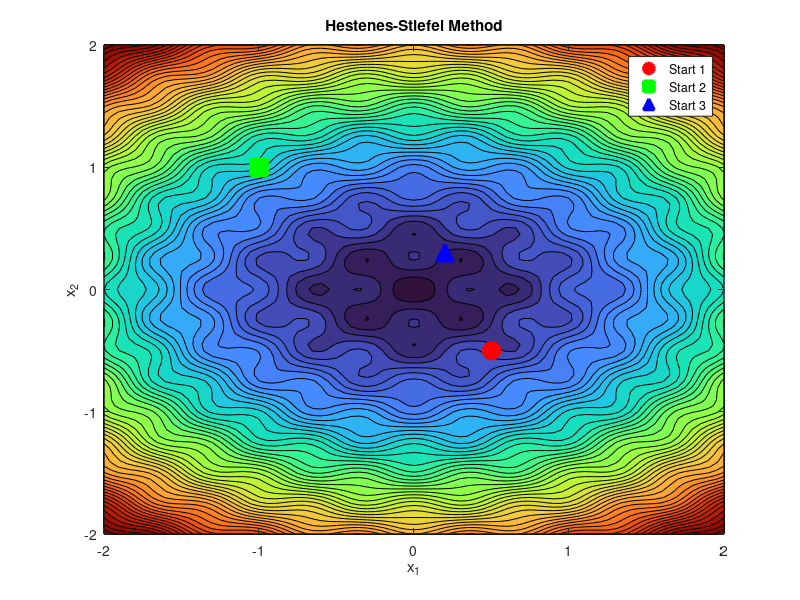

This chart was generated by the following MATLAB code: (Note: this script raises an error after producing the figure.)
% ================================
% HESTENES-STIEFEL FINAL VERSION
% ================================

figure('Position', [100, 100, 800, 600]); % Geniş ekran
set(gca, 'FontSize', 14)

% Grid ve kontur
X1 = -2:0.05:2;
X2 = -2:0.05:2;
[x1, x2] = meshgrid(X1, X2);
F = x1.^2 + 2*x2.^2 - 0.3*cos(3*pi*x1).*cos(4*pi*x2) + 0.3;

contourf(x1, x2, F, 50)
colormap turbo
hold on
title('Hestenes-Stiefel Method')
xlabel('x_1'); ylabel('x_2');
axis([-2 2 -2 2]) % Görselin net kalması için

% Başlangıç noktaları
x_init = [0.5 -0.5; -1 1; 0.2 0.3]';
colors = ['r', 'g', 'b'];
markers = ['o', 's', '^'];
epsilon = 1e-4;
max_iter = 100;

% Sadece legend için başlangıç objeleri
h1 = plot(x_init(1,1), x_init(2,1), 'ro', 'MarkerSize', 12, ...
    'LineWidth', 2, 'MarkerFaceColor', 'r');
h2 = plot(x_init(1,2), x_init(2,2), 'gs', 'MarkerSize', 12, ...
    'LineWidth', 2, 'MarkerFaceColor', 'g');
h3 = plot(x_init(1,3), x_init(2,3), 'b^', 'MarkerSize', 12, ...
    'LineWidth', 2, 'MarkerFaceColor', 'b');

legend([h1 h2 h3], {'Start 1', 'Start 2', 'Start 3'}, 'Location', 'best')

% Algoritma
for i = 1:3
    x = x_init(:, i);
    g = gradfunc_tgt(x);
    d = -g;
    k = 1;

    fprintf('\nHestenes-Stiefel, Başlangıç Noktası %d:\n', i)
    fprintf('k=%d, x=[%.4f %.4f], f=%.4f\n', k, x(1), x(2), func_tgt(x));

    while norm(g) > epsilon && k < max_iter
        alpha = 0.03;
        x_new = x + alpha * d;
        g_new = gradfunc_tgt(x_new);
        y = g_new - g;
        beta_HS = (g_new' * y) / (d' * y);
        d = -g_new + beta_HS * d;

        % Sadece yıldız çiz, legend'a girmez
        plot(x_new(1), x_new(2), [colors(i) '*'], 'MarkerSize', 9, 'LineWidth', 1.5)

        x = x_new;
        g = g_new;
        k = k + 1;

        fprintf('k=%d, x=[%.4f %.4f], f=%.4f, grad norm=%.6f\n', ...
            k, x(1), x(2), func_tgt(x), norm(g))
    end
end
